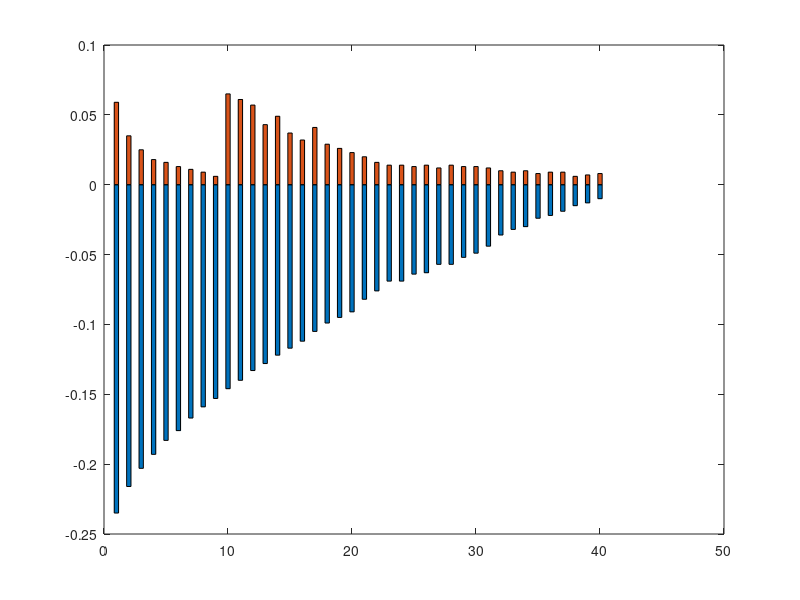

This figure's MATLAB source:
clear all
clc

Gc = 0.01:0.01:0.4;
num_phase = 100;

%%
load('RG_40.mat')

% figure(1)
% mesh (RG_phase_shift,'edgecolor','r')
% hold on
% mesh (phase_shift,'edgecolor','b')
% yticklabels([0.01 0.1 0.2 0.3 0.4])
% 
% xlabel('normalized phase')
% ylabel('G_c')
% zlabel('normalized phase advancement')
% 
% figure (2)
% PD = RG_phase_shift - phase_shift;
% 
% PD_R = [min(PD');max(PD')]';
% bar(PD_R,'stacked','BarWidth',0.35, 'ShowBaseLine', 'off')

%%
load('PF_40.mat')

% mesh (RG_phase_shift,'edgecolor','r')
% hold on
% mesh (phase_shift,'edgecolor','b')
% yticklabels([0.01 0.1 0.2 0.3 0.4])
% 
% xlabel('normalized phase')
% ylabel('G_c')
% zlabel('normalized phase advancement')
figure (2)
PD = RG_phase_shift - phase_shift;

PD_R = [min(PD');max(PD')]';
bar(PD_R,'stacked','BarWidth',0.35, 'ShowBaseLine', 'off')
